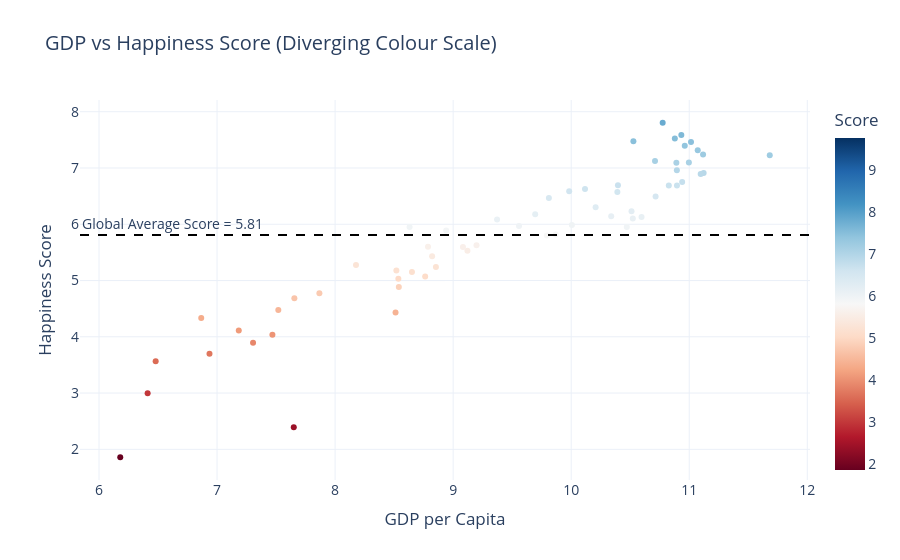

This figure's notebook cell:
### Code cell
import pandas as pd
import plotly.express as px

# Load dataset
df = pd.read_csv("world_happiness_2023.csv")

# Rename columns
df.columns = [
    "Country",
    "Region",
    "Score",
    "GDP",
    "Social_Support",
    "Life_Expectancy",
    "Freedom",
    "Generosity",
    "Corruption"
]

# Calculate midpoint (average happiness score)
midpoint = df["Score"].mean()

# Create scatter plot with diverging colour scale
fig = px.scatter(
    df,
    x="GDP",
    y="Score",
    color="Score",
    color_continuous_scale="RdBu",
    color_continuous_midpoint=midpoint,
    hover_name="Country",
    title="GDP vs Happiness Score (Diverging Colour Scale)"
)

# Add midpoint annotation
fig.add_hline(
    y=midpoint,
    line_dash="dash",
    line_color="black",
    annotation_text=f"Global Average Score = {midpoint:.2f}",
    annotation_position="top left"
)

# Improve layout
fig.update_layout(
    template="plotly_white",
    xaxis_title="GDP per Capita",
    yaxis_title="Happiness Score",
    font=dict(size=14)
)

# Display chart
fig.show()

### Figure 1 — Plotly figure (JSON) as saved in the notebook; plotly's stock layout.template omitted (floating-point values rounded to 4 significant figures)
{"data": [{"hovertemplate": "<b>%{hovertext}</b><br><br>GDP=%{x}<br>Score=%{marker.color}<extra></extra>", "hovertext": ["Finland", "Denmark", "Iceland", "Israel", "Netherlands", "Sweden", "Norway", "Switzerland", "Luxembourg", "New Zealand", "Austria", "Australia", "Canada", "Ireland", "United States", "Germany", "Belgium", "Czechia", "United Kingdom", "Lithuania", "Slovenia", "France", "Romania", "Estonia", "Poland", "Spain", "Serbia", "Chile", "Panama", "Brazil", "Argentina", "Uruguay", "Jamaica", "Peru", "Bolivia", "Colombia", "Venezuela", "Ecuador", "Paraguay", "Honduras", "China", "Japan", "South Korea", "Thailand", "Philippines", "Indonesia", "Vietnam", "India", "Bangladesh", "Pakistan", "Kenya", "Nigeria", "Ethiopia", "Tanzania", "Uganda", "Egypt", "Morocco", "Algeria", "Tunisia", "South Africa", "Afghanistan", "Lebanon", "Zimbabwe"], "legendgroup": "", "marker": {"color": [7.804, 7.586, 7.525, 7.473, 7.464, 7.395, 7.315, 7.24, 7.228, 7.123, 7.097, 7.095, 6.961, 6.911, 6.894, 6.75, 6.687, 6.693, 6.687, 6.627, 6.574, 6.493, 6.3, 6.23, 6.144, 6.101, 5.799, 6.587, 6.18, 6.083, 5.97, 6.465, 5.89, 5.596, 5.431, 5.627, 4.774, 5.528, 5.073, 4.883, 5.818, 6.129, 5.951, 5.987, 5.953, 5.24, 5.601, 4.036, 3.892, 4.686, 4.112, 4.477, 3.564, 3.698, 4.333, 4.431, 5.031, 5.153, 5.18, 5.274, 1.859, 2.392, 2.995], "coloraxis": "coloraxis", "symbol": "circle"}, "mode": "markers", "name": "", "orientation": "v", "showlegend": false, "type": "scatter", "x": [10.78, 10.93, 10.88, 10.53, 11.02, 10.96, 11.07, 11.12, 11.68, 10.71, 11.0, 10.89, 10.89, 11.12, 11.1, 10.94, 10.9, 10.4, 10.83, 10.12, 10.39, 10.71, 10.21, 10.51, 10.34, 10.52, 9.794, 9.983, 9.695, 9.372, 9.558, 9.811, 8.941, 9.083, 8.822, 9.198, 7.867, 9.121, 8.763, 8.54, 9.869, 10.6, 10.47, 10.01, 8.631, 8.854, 8.787, 7.469, 7.305, 7.655, 7.184, 7.519, 6.48, 6.936, 6.866, 8.512, 8.536, 8.651, 8.519, 8.177, 6.18, 7.65, 6.412], "xaxis": "x", "y": [7.804, 7.586, 7.525, 7.473, 7.464, 7.395, 7.315, 7.24, 7.228, 7.123, 7.097, 7.095, 6.961, 6.911, 6.894, 6.75, 6.687, 6.693, 6.687, 6.627, 6.574, 6.493, 6.3, 6.23, 6.144, 6.101, 5.799, 6.587, 6.18, 6.083, 5.97, 6.465, 5.89, 5.596, 5.431, 5.627, 4.774, 5.528, 5.073, 4.883, 5.818, 6.129, 5.951, 5.987, 5.953, 5.24, 5.601, 4.036, 3.892, 4.686, 4.112, 4.477, 3.564, 3.698, 4.333, 4.431, 5.031, 5.153, 5.18, 5.274, 1.859, 2.392, 2.995], "yaxis": "y"}], "layout": {"annotations": [{"showarrow": false, "text": "Global Average Score = 5.81", "x": 0, "xanchor": "left", "xref": "x domain", "y": 5.811, "yanchor": "bottom", "yref": "y"}], "coloraxis": {"cmid": 5.811, "colorbar": {"title": {"text": "Score"}}, "colorscale": [[0, "rgb(103,0,31)"], [0.1, "rgb(178,24,43)"], [0.2, "rgb(214,96,77)"], [0.3, "rgb(244,165,130)"], [0.4, "rgb(253,219,199)"], [0.5, "rgb(247,247,247)"], [0.6, "rgb(209,229,240)"], [0.7, "rgb(146,197,222)"], [0.8, "rgb(67,147,195)"], [0.9, "rgb(33,102,172)"], [1, "rgb(5,48,97)"]]}, "font": {"size": 14}, "legend": {"tracegroupgap": 0}, "shapes": [{"line": {"color": "black", "dash": "dash"}, "type": "line", "x0": 0, "x1": 1, "xref": "x domain", "y0": 5.811, "y1": 5.811, "yref": "y"}], "title": {"text": "GDP vs Happiness Score (Diverging Colour Scale)"}, "xaxis": {"anchor": "y", "domain": [0, 1], "title": {"text": "GDP per Capita"}}, "yaxis": {"anchor": "x", "domain": [0, 1], "title": {"text": "Happiness Score"}}}}
